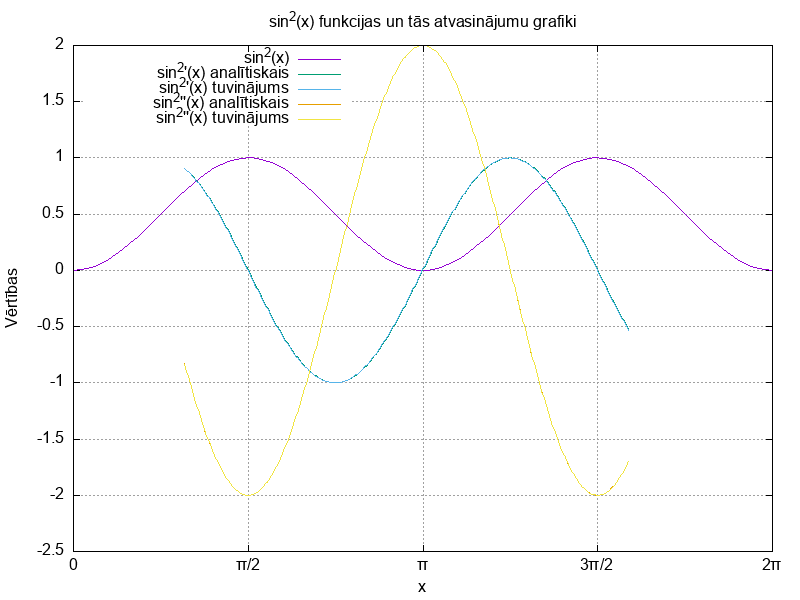

Source code (gnuplot):
#!/usr/bin/gnuplot --persist
set grid
set title "sin^2(x) funkcijas un tās atvasinājumu grafiki"
set xlabel "x"
set ylabel "Vērtības"
set xtics ("0" 0, "π/2" pi/2, "π" pi, "3π/2" 3*pi/2, "2π" 2*pi)
set ytics auto
set key left top

# Funkcijas sin^2(x) plotēšana
plot [0:2*pi] sin(x)**2 title "sin^2(x)"

# Pirmā atvasinājuma analītiskā formula un tuvinājums no datu faila
replot "derivative.dat" using 1:3 with lines title "sin^2'(x) analītiskais"
replot "derivative.dat" using 1:4 with lines title "sin^2'(x) tuvinājums"

# Otrā atvasinājuma analītiskā formula un tuvinājums no datu faila
replot "derivative.dat" using 1:5 with lines title "sin^2''(x) analītiskais"
replot "derivative.dat" using 1:6 with lines title "sin^2''(x) tuvinājums"

# grafiku saglabā kā PNG formātā
set terminal png size 800,600
set output "derivative.png"
replot
set output
set terminal pop
